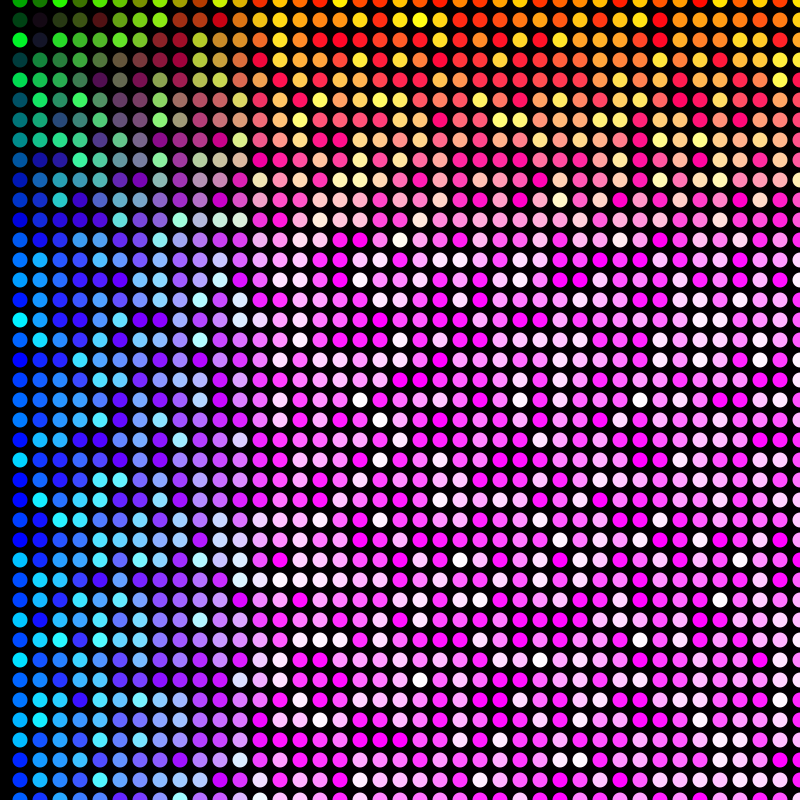
Frame 1 (no input)
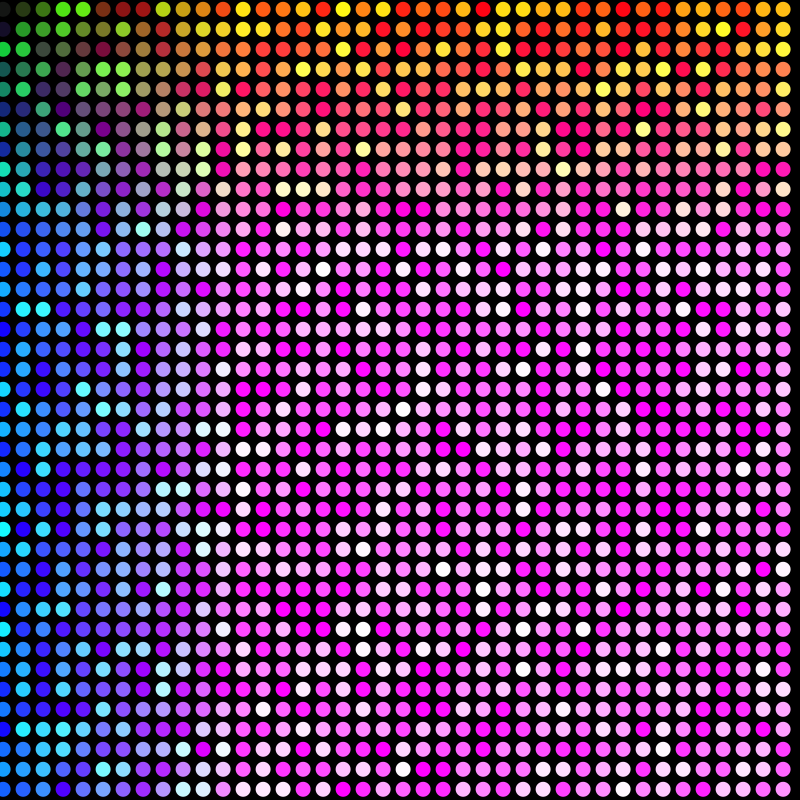
Frame 60 (the mouse pressed at the canvas centre just before this capture)
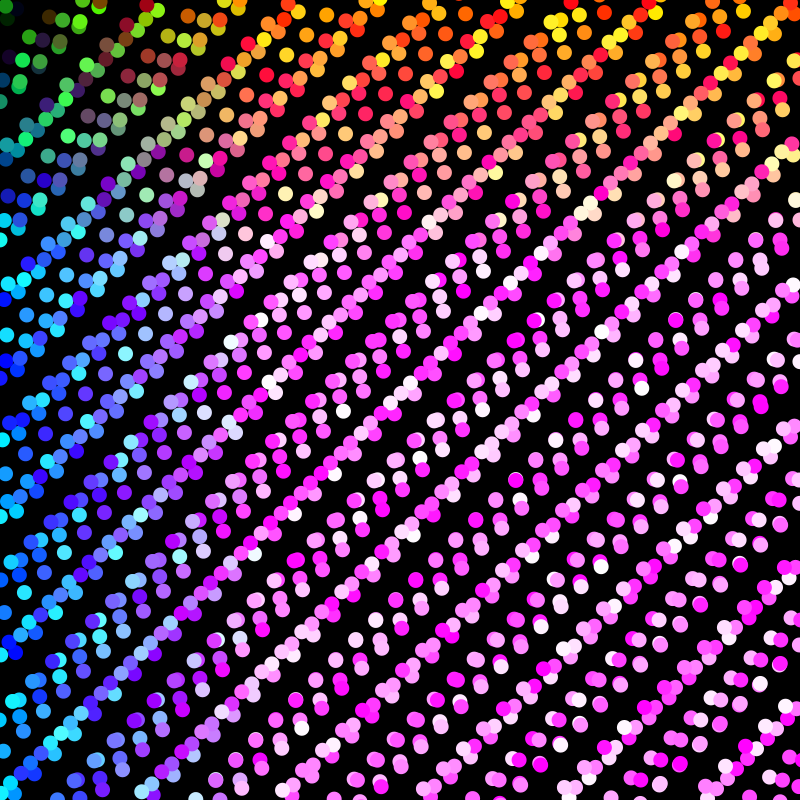
Frame 120 (the mouse held since frame 60 and released just before this capture)

The Processing sketch that drew these frames (run headless with seeded random() and noise(); from frame 60 on, the mouse is pressed at the canvas centre):

// Processing sketch: cirlesDraw
// ── cirlesDraw.pde
float time = 0;

void setup() {
  size(800, 800);
  background(0);
}

void draw() {
  background(0, 2);
  for (float x = 0; x <= width; x = x + 20) {
    for (float y = 0; y <= height; y = y + 20) {

      float xAngle = map(mouseX, 0, width, 0, 360);
      float yAngle = map(mouseY, 0, height, 0, 360);
      // and also varies based on the particle's location
      float angle = xAngle * (x / width) + yAngle * (y / height);


      float myX = x + 20 * cos(2 * PI * time + angle);
      float myY = y + 20 * sin(2 * PI * time + angle);

      noStroke();
      fill(x, random(255), y);
      ellipse(myX, myY, 15, 15); // draw particle
      //avec un rect + rectMode center et souris pointée en haut à gauche, damier qui bouche ensemble!
    }
  }

  time += 0.01; // update time
}
